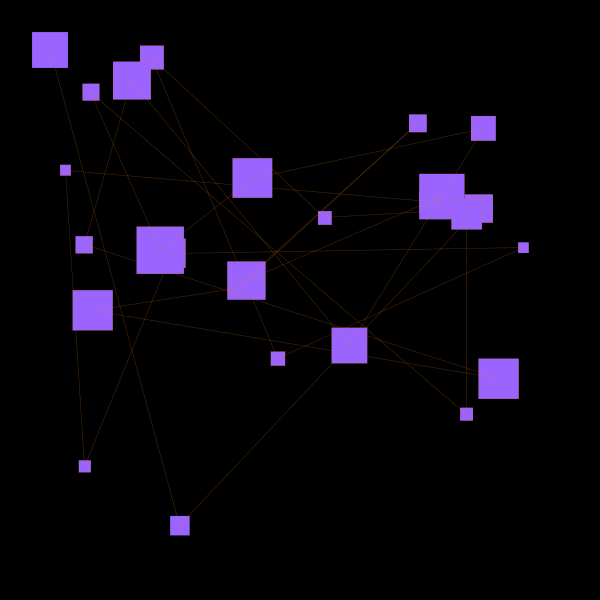
Frame 1 (no input)
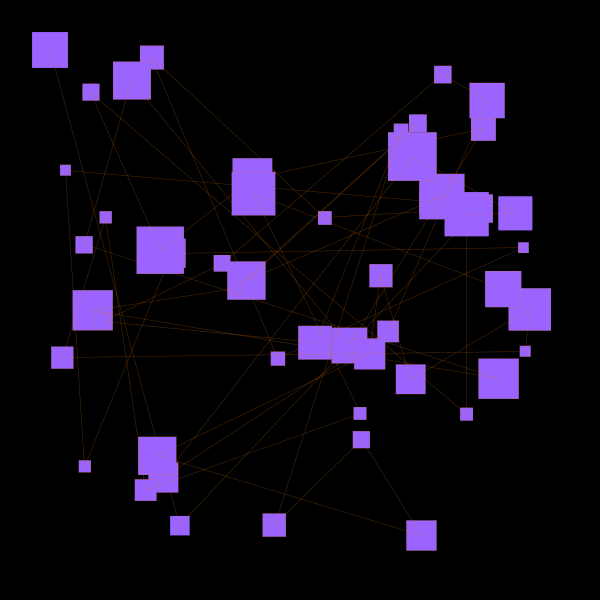
Frame 2 (the mouse pressed at the canvas centre, redrawn once)

The Processing sketch that drew these frames (run headless with seeded random() and noise(); the mouse was pressed at the canvas centre and the sketch redrawn once):

// Processing sketch: processing_62050
// ── processing_62050.pde

/* Briefing 1
   Composição b) - Relational
   Maryana Kruk #27300*/
      
float posX; /*Declarar variável decimal para posição horizontal*/
float posY; /*Declarar variável decimal para posição vertical*/
float diam; /*Declarar variável decimal para o diâmetro*/
float x=random(50,width-50); /*Declarar e inicializar variável decimal para posição horizontal*/
float y=random(50,height-50); /*Declarar e inicializar variável decimal para posição vertical*/

void setup(){ /*Função para estabelecer as definições do programa*/
  size(600,600); /*Definir tamanho da janela*/
  background(0); /*Definir cor de fundo - preto*/
  smooth(); /*Função para suavizar as formas*/
  noLoop(); /*Função para não haver repetições do programa*/
  rectMode(CENTER); /*Modo de desenhar o rectângulo, à partir do centro do mesmo*/
}

void draw(){ /*Função para desenhar*/
  noStroke(); /*sem contorno*/
  fill(155,100,255); /*Cor de preenchimento*/
  diam=random(10,50); /*Inicializar a variável "diam" com valores aleatórios entre 10 e 50*/
  rect(x,y,diam,diam); /*Desenhar o 1º rectângulo*/
  for (int i=0; i<25; i++){  /*Ciclo for ocorre até i ser igual a 24*/
    posX=random(50,width-50); /*Inicializar a variavel "posX" com valores aleatórios restrictos*/
    posY=random(50,height-50); /*Inicializar a variavel "posY" com valores aleatórios restrictos*/
    diam=random(10,50); /*Instanciar outra vez a variavel "diam" para obter valores diferentes com cada repetição do ciclo*/
    rect(posX,posY,diam,diam); /*Desenhar um rectângulo com valores diferentes com cada repetição do ciclo*/
    strokeWeight(0.5); /*Espessura do traço igual a 0.5 píxeis*/
    stroke(232,115,5,90); /*Cor e transparência do traço*/
    line(x,y,posX,posY); /*Desenhar uma linha com os diferentes valores*/
    x=posX; /*Alterar o valor de "x"*/
    y=posY; /*Alterar o valor de "y"*/
    
  }   
}
